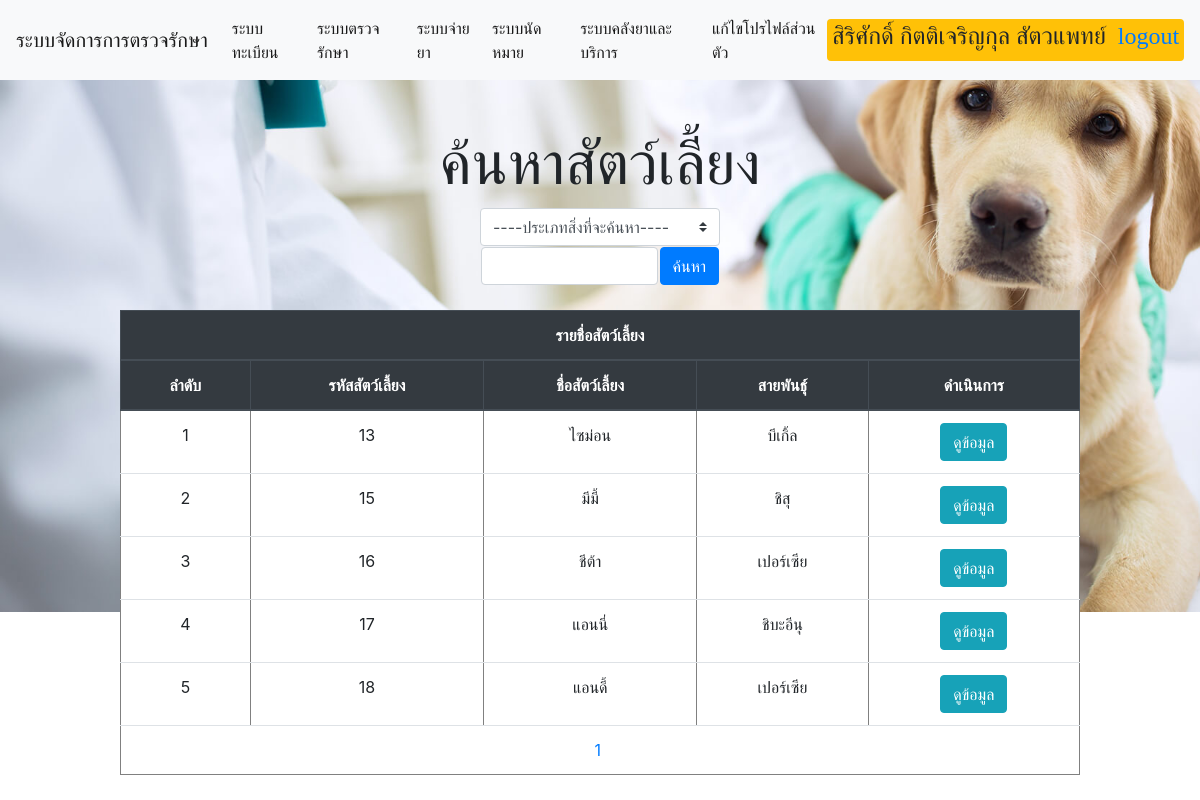
Screenshot of /TreatmentManagementProject/veterinary/vetregissystem.php (signed in) with the database file from the repository.
### tables this page shows
CREATE TABLE `pet` (
  `PetID` int(3) NOT NULL,
  `Name` varchar(30) NOT NULL,
  `Species` varchar(30) NOT NULL,
  `Gender` int(1) NOT NULL,
  `birthday` char(10) NOT NULL,
  `Sterilization` int(1) NOT NULL,
  `PetTypeID` char(2) NOT NULL
);

### TreatmentManagementProject/config/config.php (called while the page is built, shortened)
<?php
$home="../Main.php";
$vetregissystem="vetregissystem.php";
$vettreatment="vettreatment.php";
$vetpaydrug="vetpaydrug.php";
$vetappointment="vetappointment.php";
$vetdrugservice="vetdrugservice.php";
$veteditself="veteditself.php";
?>

### TreatmentManagementProject/mysql/connect.php (called while the page is built)
<?php
$connect = mysqli_connect($dbhost, $dbuser, $dbpass, $dbname);
mysqli_query($connect, "SET NAMES UTF8");
$result = mysqli_query($connect, $sql);
?>

### TreatmentManagementProject/veterinary/vetregissystem.php (the view, shortened to what this page needs)
<?php
require("../config/config.php");
require("../mysql/config.php");
if(!empty($_GET['wordsearch']) && !empty($_GET['typesearch']))
{
  if(!empty($_REQUEST['page']))
  {
    $page=$_REQUEST['page'];
  }
  else
  {
    $page=1;
  }
    $pageprocess=($page*5)-5;
    $wordsearch = $_REQUEST['wordsearch'];
    $typesearch = $_REQUEST['typesearch'];
    if($typesearch=='1')
    {
        $sql2="SELECT pet.PetID AS petid,pet.Name AS petname,pet.Species as species FROM pet where name LIKE '%$wordsearch%'";
        $sql = "SELECT pet.PetID AS petid,pet.Name AS petname,pet.Species as species FROM pet where name LIKE '%$wordsearch%' limit $pageprocess,5";
    }
    else
    {
      $sql2="SELECT pet.PetID AS petid,pet.Name AS petname,pet.Species as species FROM pet";
        $sql = "SELECT pet.PetID AS petid,pet.Name AS petname,pet.Species as species FROM pet limit $pageprocess,5";
    }
}
else
{
  if(!empty($_REQUEST['page']))
  {
    $page=$_REQUEST['page'];
  }
  else
  {
    $page=1;
  }
  $pageprocess=($page*5)-5;
  if(isset($_GET['wordsearch']))
  {
    $wordsearch = $_REQUEST['wordsearch'];
    $typesearch = $_REQUEST['typesearch'];
    if($typesearch=='1')
    {
        $sql2="SELECT pet.PetID AS petid,pet.Name AS petname,pet.Species as species FROM pet where name LIKE '%$wordsearch%'";
        $sql = "SELECT pet.PetID AS petid,pet.Name AS petname,pet.Species as species FROM pet where name LIKE '%$wordsearch%' limit $pageprocess,5";
    }
  }
  else
  {
  $sql2="SELECT pet.PetID AS petid,pet.Name AS petname,pet.Species as species FROM pet";
  $sql = "SELECT pet.PetID AS petid,pet.Name AS petname,pet.Species as species FROM pet limit $pageprocess,5";
  }
}
?>
<!doctype html>
<html lang="en">
  <head>
     <link rel="stylesheet" href="https://stackpath.bootstrapcdn.com/bootstrap/4.3.1/css/bootstrap.min.css">
  </head>
  <body>
 <nav class="navbar navbar-expand-lg navbar-light bg-light">
  <a class="navbar-brand" href="<?php echo $home; ?>">ระบบจัดการการตรวจรักษา</a>
  <div class="collapse navbar-collapse" id="navbarSupportedContent">
    <ul class="navbar-nav mr-auto">
      <li class="nav-item active">
        <a class="nav-link" href="<?php echo $vetregissystem; ?>">ระบบทะเบียน <span class="sr-only">(current)</span></a>
      </li>
      <li class="nav-item active">
        <a class="nav-link" href="<?php echo $vettreatment; ?>">ระบบตรวจรักษา <span class="sr-only">(current)</span></a>
      </li>
      <li class="nav-item active">
        <a class="nav-link" href="<?php echo $vetpaydrug; ?>">ระบบจ่ายยา <span class="sr-only">(current)</span></a>
      </li>
      <li class="nav-item active">
        <a class="nav-link" href="<?php echo $vetappointment; ?>">ระบบนัดหมาย <span class="sr-only">(current)</span></a>
      </li>
      <li class="nav-item active">
        <a class="nav-link" href="<?php echo $vetdrugservice; ?>">ระบบคลังยาและบริการ <span class="sr-only">(current)</span></a>
      </li>
      <li class="nav-item active">
        <a class="nav-link" href="<?php echo $veteditself; ?>">แก้ไขโปรไฟล์ส่วนตัว <span class="sr-only">(current)</span></a>
      </li>
    </ul>
    <span class = "badge badge-warning" style="font-family: 'TH SarabunPSK';font-weight: bold;"><h4><?php echo $_SESSION['name'] . "&nbsp;สัตวแพทย์" ."&nbsp;
    <a href = '../logout.php'>logout</a>" ?></h4></span>
  </div>
</nav>
<center>
<br><br>
<h2 class="head1">ค้นหาสัตว์เลี้ยง</h2>
<form action="vetregissystem.php" method="get">
<div style="width: 20%;">
<select class="browser-default custom-select" name="typesearch" required>
    <option value = "">----ประเภทสิ่งที่จะค้นหา----</option>
    </select>
    <table border="0">
    <tr>
<td><input class="form-control" type="text" name="wordsearch"></td><td><input class="btn btn-primary" type="submit" value="ค้นหา"></td>
</tr>
</table>
</div>
</form>
<br>
<div style="width: 80%;">
<table class="table table-hover" border="1" bgcolor="#FFFFFF">
<thead class="thead-dark">
   <tr bgcolor = "#d5f4e6" align="center">
    <th colspan="5">
    รายชื่อสัตว์เลี้ยง
    </th>
   </tr>
    <tr align="center">
        <th>ลำดับ</th>
        <th>รหัสสัตว์เลี้ยง</th>
        <th>ชื่อสัตว์เลี้ยง</th>
        <th>สายพันธุ์</th>
        <th>ดำเนินการ</th>
    </tr>
    </thead>
        <?php
        if(empty($_REQUEST['count']))
        {
          $count = 0;
        }
        else
        {
          $count = $_REQUEST['count'];
        }
        require("../mysql/connect.php");
        while($row = mysqli_fetch_array($result))
        {
        $count++;
          echo "<tr align='center'>";
          echo "<td>$count</td>";
          echo "<td>$row[petid]</td>";
          echo "<td>$row[petname]</td>";
          echo "<td>$row[species]</td>";
        ?>
        <td><button class="btn btn-info" onclick="PetInfo('<?php echo $row['petid']; ?>')">ดูข้อมูล</button>
        </td>
         <?php
          echo "</tr>";
        }
        ?>
        <tfoot>
        <tr><td colspan=6 align="center"><?php
        $sql=$sql2;
        require("../mysql/connect.php");
        $x=mysqli_num_rows($result);
         $count2=ceil($x/5);
         $count=0;
         for($i=1;$i<=$count2;$i++)
         {
          if(!empty($_GET['wordsearch']) && !empty($_GET['typesearch']))
          {
           ?>
           <a href='vetregissystem.php?count=<?php echo $count ?>&page=<?php echo $i ?>&wordsearch=<?php echo $_GET['wordsearch'] ?>&typesearch=<?php echo $_GET['typesearch'] ?>'><?php echo $i; ?>&nbsp;</a>
           <?php
          }
          else
          {
            ?>
            <a href='vetregissystem.php?count=<?php echo $count ?>&page=<?php echo $i ?>'><?php echo $i; ?>&nbsp;</a>
            <?php
          }
            $count+=5;
         }
        ?></td></tr>
        </tfoot>
</table>
</div>
</center>
  </body>
</html>

### rows the page displays
pet: PetID "13", Name "ไซม่อน", Species "บีเกิ้ล"
pet: PetID "15", Name "มีมี้", Species "ชิสุ"
pet: PetID "16", Name "ชีต้า", Species "เปอร์เซีย"
pet: PetID "17", Name "แอนนี่", Species "ชิบะอีนุ"
pet: PetID "18", Name "แอนดี้", Species "เปอร์เซีย"

### other values shown
$_SESSION['name'] "สิริศักดิ์ กิตติเจริญกุล"
